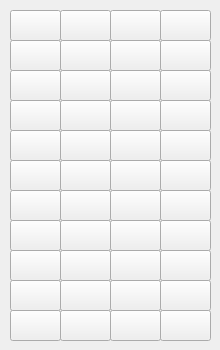
   <widget class="QWidget" name="tab_2">
    <attribute name="title">
     <string>Gebäude</string>
    </attribute>
    <widget class="QPushButton" name="pushButton__81">
     <property name="geometry">
      <rect>
       <x>60</x>
       <y>130</y>
       <width>51</width>
       <height>31</height>
      </rect>
     </property>
     <property name="text">
      <string/>
     </property>
     <property name="icon">
      <iconset>
       <normaloff>../../sprites/map/computer_bottom.jpg</normaloff>../../sprites/map/computer_bottom.jpg</iconset>
     </property>
    </widget>
    <widget class="QPushButton" name="pushButton__33">
     <property name="geometry">
      <rect>
       <x>160</x>
       <y>70</y>
       <width>51</width>
       <height>31</height>
      </rect>
     </property>
     <property name="text">
      <string/>
     </property>
     <property name="icon">
      <iconset>
       <normaloff>../../sprites/map/big_house_windows.jpg</normaloff>../../sprites/map/big_house_windows.jpg</iconset>
     </property>
    </widget>
    <widget class="QPushButton" name="pushButton__67">
     <property name="geometry">
      <rect>
       <x>60</x>
       <y>10</y>
       <width>51</width>
       <height>31</height>
      </rect>
     </property>
     <property name="text">
      <string/>
     </property>
     <property name="icon">
      <iconset>
       <normaloff>../../sprites/map/bed_top.jpg</normaloff>../../sprites/map/bed_top.jpg</iconset>
     </property>
    </widget>
    <widget class="QPushButton" name="pushButton__62">
     <property name="geometry">
      <rect>
       <x>110</x>
       <y>100</y>
       <width>51</width>
       <height>31</height>
      </rect>
     </property>
     <property name="text">
      <string/>
     </property>
     <property name="icon">
      <iconset>
       <normaloff>../../sprites/map/carpet_bottom_vert.jpg</normaloff>../../sprites/map/carpet_bottom_vert.jpg</iconset>
     </property>
    </widget>
    <widget class="QPushButton" name="pushButton__26">
     <property name="geometry">
      <rect>
       <x>110</x>
       <y>40</y>
       <width>51</width>
       <height>31</height>
      </rect>
     </property>
     <property name="text">
      <string/>
     </property>
     <property name="icon">
      <iconset>
       <normaloff>../../sprites/map/big_house_roof_left_bottom.jpg</normaloff>../../sprites/map/big_house_roof_left_bottom.jpg</iconset>
     </property>
    </widget>
    <widget class="QPushButton" name="pushButton__66">
     <property name="geometry">
      <rect>
       <x>10</x>
       <y>10</y>
       <width>51</width>
       <height>31</height>
      </rect>
     </property>
     <property name="text">
      <string/>
     </property>
     <property name="icon">
      <iconset>
       <normaloff>../../sprites/map/bed_bottom.jpg</normaloff>../../sprites/map/bed_bottom.jpg</iconset>
     </property>
    </widget>
    <widget class="QPushButton" name="pushButton__82">
     <property name="geometry">
      <rect>
       <x>110</x>
       <y>130</y>
       <width>51</width>
       <height>31</height>
      </rect>
     </property>
     <property name="text">
      <string/>
     </property>
     <property name="icon">
      <iconset>
       <normaloff>../../sprites/map/computer_top.jpg</normaloff>../../sprites/map/computer_top.jpg</iconset>
     </property>
    </widget>
    <widget class="QPushButton" name="pushButton__31">
     <property name="geometry">
      <rect>
       <x>60</x>
       <y>70</y>
       <width>51</width>
       <height>31</height>
      </rect>
     </property>
     <property name="text">
      <string/>
     </property>
     <property name="icon">
      <iconset>
       <normaloff>../../sprites/map/big_house_roof_right_top.jpg</normaloff>../../sprites/map/big_house_roof_right_top.jpg</iconset>
     </property>
    </widget>
    <widget class="QPushButton" name="pushButton__73">
     <property name="geometry">
      <rect>
       <x>110</x>
       <y>10</y>
       <width>51</width>
       <height>31</height>
      </rect>
     </property>
     <property name="text">
      <string/>
     </property>
     <property name="icon">
      <iconset>
       <normaloff>../../sprites/map/bookshelf_black_bottom.jpg</normaloff>../../sprites/map/bookshelf_black_bottom.jpg</iconset>
     </property>
    </widget>
    <widget class="QPushButton" name="pushButton__27">
     <property name="geometry">
      <rect>
       <x>110</x>
       <y>70</y>
       <width>51</width>
       <height>31</height>
      </rect>
     </property>
     <property name="text">
      <string/>
     </property>
     <property name="icon">
      <iconset>
       <normaloff>../../sprites/map/big_house_roof_top.jpg</normaloff>../../sprites/map/big_house_roof_top.jpg</iconset>
     </property>
    </widget>
    <widget class="QPushButton" name="pushButton__29">
     <property name="geometry">
      <rect>
       <x>160</x>
       <y>40</y>
       <width>51</width>
       <height>31</height>
      </rect>
     </property>
     <property name="text">
      <string/>
     </property>
     <property name="icon">
      <iconset>
       <normaloff>../../sprites/map/big_house_roof_left_top.jpg</normaloff>../../sprites/map/big_house_roof_left_top.jpg</iconset>
     </property>
    </widget>
    <widget class="QPushButton" name="pushButton__84">
     <property name="geometry">
      <rect>
       <x>60</x>
       <y>100</y>
       <width>51</width>
       <height>31</height>
      </rect>
     </property>
     <property name="text">
      <string/>
     </property>
     <property name="icon">
      <iconset>
       <normaloff>../../sprites/map/bookshelf_white_top.jpg</normaloff>../../sprites/map/bookshelf_white_top.jpg</iconset>
     </property>
    </widget>
    <widget class="QPushButton" name="pushButton__74">
     <property name="geometry">
      <rect>
       <x>160</x>
       <y>10</y>
       <width>51</width>
       <height>31</height>
      </rect>
     </property>
     <property name="text">
      <string/>
     </property>
     <property name="icon">
      <iconset>
       <normaloff>../../sprites/map/bookshelf_black_top.jpg</normaloff>../../sprites/map/bookshelf_black_top.jpg</iconset>
     </property>
    </widget>
    <widget class="QPushButton" name="pushButton__61">
     <property name="geometry">
      <rect>
       <x>10</x>
       <y>130</y>
       <width>51</width>
       <height>31</height>
      </rect>
     </property>
     <property name="text">
      <string/>
     </property>
     <property name="icon">
      <iconset>
       <normaloff>../../sprites/map/carpet_top_vert.jpg</normaloff>../../sprites/map/carpet_top_vert.jpg</iconset>
     </property>
    </widget>
    <widget class="QPushButton" name="pushButton__28">
     <property name="geometry">
      <rect>
       <x>60</x>
       <y>40</y>
       <width>51</width>
       <height>31</height>
      </rect>
     </property>
     <property name="text">
      <string/>
     </property>
     <property name="icon">
      <iconset>
       <normaloff>../../sprites/map/big_house_roof_bottom.jpg</normaloff>../../sprites/map/big_house_roof_bottom.jpg</iconset>
     </property>
    </widget>
    <widget class="QPushButton" name="pushButton__32">
     <property name="geometry">
      <rect>
       <x>10</x>
       <y>70</y>
       <width>51</width>
       <height>31</height>
      </rect>
     </property>
     <property name="text">
      <string/>
     </property>
     <property name="icon">
      <iconset>
       <normaloff>../../sprites/map/big_house_roof_right_bottom.jpg</normaloff>../../sprites/map/big_house_roof_right_bottom.jpg</iconset>
     </property>
    </widget>
    <widget class="QPushButton" name="pushButton__16">
     <property name="geometry">
      <rect>
       <x>10</x>
       <y>160</y>
       <width>51</width>
       <height>31</height>
      </rect>
     </property>
     <property name="text">
      <string/>
     </property>
     <property name="icon">
      <iconset>
       <normaloff>../../sprites/map/house_door.jpg</normaloff>../../sprites/map/house_door.jpg</iconset>
     </property>
    </widget>
    <widget class="QPushButton" name="pushButton__20">
     <property name="geometry">
      <rect>
       <x>110</x>
       <y>160</y>
       <width>51</width>
       <height>31</height>
      </rect>
     </property>
     <property name="text">
      <string/>
     </property>
     <property name="icon">
      <iconset>
       <normaloff>../../sprites/map/house_right_bottom.jpg</normaloff>../../sprites/map/house_right_bottom.jpg</iconset>
     </property>
    </widget>
    <widget class="QPushButton" name="pushButton__17">
     <property name="geometry">
      <rect>
       <x>10</x>
       <y>190</y>
       <width>51</width>
       <height>31</height>
      </rect>
     </property>
     <property name="text">
      <string/>
     </property>
     <property name="icon">
      <iconset>
       <normaloff>../../sprites/map/house_roof_left_top.jpg</normaloff>../../sprites/map/house_roof_left_top.jpg</iconset>
     </property>
    </widget>
    <widget class="QPushButton" name="pushButton__75">
     <property name="geometry">
      <rect>
       <x>160</x>
       <y>100</y>
       <width>51</width>
       <height>31</height>
      </rect>
     </property>
     <property name="text">
      <string/>
     </property>
     <property name="icon">
      <iconset>
       <normaloff>../../sprites/map/carpet_hort.jpg</normaloff>../../sprites/map/carpet_hort.jpg</iconset>
     </property>
    </widget>
    <widget class="QPushButton" name="pushButton__83">
     <property name="geometry">
      <rect>
       <x>10</x>
       <y>100</y>
       <width>51</width>
       <height>31</height>
      </rect>
     </property>
     <property name="text">
      <string/>
     </property>
     <property name="icon">
      <iconset>
       <normaloff>../../sprites/map/bookshelf_white_bottom.jpg</normaloff>../../sprites/map/bookshelf_white_bottom.jpg</iconset>
     </property>
    </widget>
    <widget class="QPushButton" name="pushButton__18">
     <property name="geometry">
      <rect>
       <x>160</x>
       <y>160</y>
       <width>51</width>
       <height>31</height>
      </rect>
     </property>
     <property name="text">
      <string/>
     </property>
     <property name="icon">
      <iconset>
       <normaloff>../../sprites/map/house_roof_left_bottom.jpg</normaloff>../../sprites/map/house_roof_left_bottom.jpg</iconset>
     </property>
    </widget>
    <widget class="QPushButton" name="pushButton__80">
     <property name="geometry">
      <rect>
       <x>160</x>
       <y>130</y>
       <width>51</width>
       <height>31</height>
      </rect>
     </property>
     <property name="text">
      <string/>
     </property>
     <property name="icon">
      <iconset>
       <normaloff>../../sprites/map/house_chair.jpg</normaloff>../../sprites/map/house_chair.jpg</iconset>
     </property>
    </widget>
    <widget class="QPushButton" name="pushButton__34">
     <property name="geometry">
      <rect>
       <x>10</x>
       <y>40</y>
       <width>51</width>
       <height>31</height>
      </rect>
     </property>
     <property name="text">
      <string/>
     </property>
     <property name="icon">
      <iconset>
       <normaloff>../../sprites/map/big_house_right_bottom.jpg</normaloff>../../sprites/map/big_house_right_bottom.jpg</iconset>
     </property>
    </widget>
    <widget class="QPushButton" name="pushButton__19">
     <property name="geometry">
      <rect>
       <x>60</x>
       <y>160</y>
       <width>51</width>
       <height>31</height>
      </rect>
     </property>
     <property name="text">
      <string/>
     </property>
     <property name="icon">
      <iconset>
       <normaloff>../../sprites/map/house_left_bottom.jpg</normaloff>../../sprites/map/house_left_bottom.jpg</iconset>
     </property>
    </widget>
    <widget class="QPushButton" name="pushButton__25">
     <property name="geometry">
      <rect>
       <x>60</x>
       <y>220</y>
       <width>51</width>
       <height>31</height>
      </rect>
     </property>
     <property name="text">
      <string/>
     </property>
     <property name="icon">
      <iconset>
       <normaloff>../../sprites/map/house_window_left.jpg</normaloff>../../sprites/map/house_window_left.jpg</iconset>
     </property>
    </widget>
    <widget class="QPushButton" name="pushButton__71">
     <property name="geometry">
      <rect>
       <x>60</x>
       <y>250</y>
       <width>51</width>
       <height>31</height>
      </rect>
     </property>
     <property name="text">
      <string/>
     </property>
     <property name="icon">
      <iconset>
       <normaloff>../../sprites/map/table_left_bottom.jpg</normaloff>../../sprites/map/table_left_bottom.jpg</iconset>
     </property>
    </widget>
    <widget class="QPushButton" name="pushButton__77">
     <property name="geometry">
      <rect>
       <x>160</x>
       <y>280</y>
       <width>51</width>
       <height>31</height>
      </rect>
     </property>
     <property name="text">
      <string/>
     </property>
     <property name="icon">
      <iconset>
       <normaloff>../../sprites/map/wall_poster.jpg</normaloff>../../sprites/map/wall_poster.jpg</iconset>
     </property>
    </widget>
    <widget class="QPushButton" name="pushButton__72">
     <property name="geometry">
      <rect>
       <x>60</x>
       <y>280</y>
       <width>51</width>
       <height>31</height>
      </rect>
     </property>
     <property name="text">
      <string/>
     </property>
     <property name="icon">
      <iconset>
       <normaloff>../../sprites/map/tv.jpg</normaloff>../../sprites/map/tv.jpg</iconset>
     </property>
    </widget>
    <widget class="QPushButton" name="pushButton__76">
     <property name="geometry">
      <rect>
       <x>110</x>
       <y>280</y>
       <width>51</width>
       <height>31</height>
      </rect>
     </property>
     <property name="text">
      <string/>
     </property>
     <property name="icon">
      <iconset>
       <normaloff>../../sprites/map/wall.jpg</normaloff>../../sprites/map/wall.jpg</iconset>
     </property>
    </widget>
    <widget class="QPushButton" name="pushButton__24">
     <property name="geometry">
      <rect>
       <x>60</x>
       <y>190</y>
       <width>51</width>
       <height>31</height>
      </rect>
     </property>
     <property name="text">
      <string/>
     </property>
     <property name="icon">
      <iconset>
       <normaloff>../../sprites/map/house_roof_top.jpg</normaloff>../../sprites/map/house_roof_top.jpg</iconset>
     </property>
    </widget>
    <widget class="QPushButton" name="pushButton__59">
     <property name="geometry">
      <rect>
       <x>10</x>
       <y>250</y>
       <width>51</width>
       <height>31</height>
      </rect>
     </property>
     <property name="text">
      <string/>
     </property>
     <property name="icon">
      <iconset>
       <normaloff>../../sprites/map/stair_up.jpg</normaloff>../../sprites/map/stair_up.jpg</iconset>
     </property>
    </widget>
    <widget class="QPushButton" name="pushButton__68">
     <property name="geometry">
      <rect>
       <x>110</x>
       <y>220</y>
       <width>51</width>
       <height>31</height>
      </rect>
     </property>
     <property name="text">
      <string/>
     </property>
     <property name="icon">
      <iconset>
       <normaloff>../../sprites/map/nes.jpg</normaloff>../../sprites/map/nes.jpg</iconset>
     </property>
    </widget>
    <widget class="QPushButton" name="pushButton__63">
     <property name="geometry">
      <rect>
       <x>110</x>
       <y>190</y>
       <width>51</width>
       <height>31</height>
      </rect>
     </property>
     <property name="text">
      <string/>
     </property>
     <property name="icon">
      <iconset>
       <normaloff>../../sprites/map/house_tile.jpg</normaloff>../../sprites/map/house_tile.jpg</iconset>
     </property>
    </widget>
    <widget class="QPushButton" name="pushButton__69">
     <property name="geometry">
      <rect>
       <x>160</x>
       <y>190</y>
       <width>51</width>
       <height>31</height>
      </rect>
     </property>
     <property name="text">
      <string/>
     </property>
     <property name="icon">
      <iconset>
       <normaloff>../../sprites/map/house_tile_2.jpg</normaloff>../../sprites/map/house_tile_2.jpg</iconset>
     </property>
    </widget>
    <widget class="QPushButton" name="pushButton__21">
     <property name="geometry">
      <rect>
       <x>10</x>
       <y>220</y>
       <width>51</width>
       <height>31</height>
      </rect>
     </property>
     <property name="text">
      <string/>
     </property>
     <property name="icon">
      <iconset>
       <normaloff>../../sprites/map/house_window.jpg</normaloff>../../sprites/map/house_window.jpg</iconset>
     </property>
    </widget>
    <widget class="QPushButton" name="pushButton__70">
     <property name="geometry">
      <rect>
       <x>160</x>
       <y>250</y>
       <width>51</width>
       <height>31</height>
      </rect>
     </property>
     <property name="text">
      <string/>
     </property>
     <property name="icon">
      <iconset>
       <normaloff>../../sprites/map/table_right_bottom.jpg</normaloff>../../sprites/map/table_right_bottom.jpg</iconset>
     </property>
    </widget>
    <widget class="QPushButton" name="pushButton__85">
     <property name="geometry">
      <rect>
       <x>10</x>
       <y>280</y>
       <width>51</width>
       <height>31</height>
      </rect>
     </property>
     <property name="text">
      <string/>
     </property>
     <property name="icon">
      <iconset>
       <normaloff>../../sprites/map/table_right_top.jpg</normaloff>../../sprites/map/table_right_top.jpg</iconset>
     </property>
    </widget>
    <widget class="QPushButton" name="pushButton__60">
     <property name="geometry">
      <rect>
       <x>160</x>
       <y>220</y>
       <width>51</width>
       <height>31</height>
      </rect>
     </property>
     <property name="text">
      <string/>
     </property>
     <property name="icon">
      <iconset>
       <normaloff>../../sprites/map/stair_down.jpg</normaloff>../../sprites/map/stair_down.jpg</iconset>
     </property>
    </widget>
    <widget class="QPushButton" name="pushButton__86">
     <property name="geometry">
      <rect>
       <x>110</x>
       <y>250</y>
       <width>51</width>
       <height>31</height>
      </rect>
     </property>
     <property name="text">
      <string/>
     </property>
     <property name="icon">
      <iconset>
       <normaloff>../../sprites/map/table_left_top.jpg</normaloff>../../sprites/map/table_left_top.jpg</iconset>
     </property>
    </widget>
    <widget class="QPushButton" name="pushButton__79">
     <property name="geometry">
      <rect>
       <x>10</x>
       <y>310</y>
       <width>51</width>
       <height>31</height>
      </rect>
     </property>
     <property name="text">
      <string/>
     </property>
     <property name="icon">
      <iconset>
       <normaloff>../../sprites/map/wall_window_closed.jpg</normaloff>../../sprites/map/wall_window_closed.jpg</iconset>
     </property>
    </widget>
    <widget class="QPushButton" name="pushButton__78">
     <property name="geometry">
      <rect>
       <x>60</x>
       <y>310</y>
       <width>51</width>
       <height>31</height>
      </rect>
     </property>
     <property name="text">
      <string/>
     </property>
     <property name="icon">
      <iconset>
       <normaloff>../../sprites/map/wall_window_open.jpg</normaloff>../../sprites/map/wall_window_open.jpg</iconset>
     </property>
    </widget>
    <widget class="QPushButton" name="pushButton__22">
     <property name="geometry">
      <rect>
       <x>110</x>
       <y>310</y>
       <width>51</width>
       <height>31</height>
      </rect>
     </property>
     <property name="text">
      <string/>
     </property>
     <property name="icon">
      <iconset>
       <normaloff>../../sprites/map/house_roof_right_bottom.jpg</normaloff>../../sprites/map/house_roof_right_bottom.jpg</iconset>
     </property>
    </widget>
    <widget class="QPushButton" name="pushButton__23">
     <property name="geometry">
      <rect>
       <x>160</x>
       <y>310</y>
       <width>51</width>
       <height>31</height>
      </rect>
     </property>
     <property name="text">
      <string/>
     </property>
     <property name="icon">
      <iconset>
       <normaloff>../../sprites/map/house_roof_right_top.jpg</normaloff>../../sprites/map/house_roof_right_top.jpg</iconset>
     </property>
    </widget>
   </widget>
